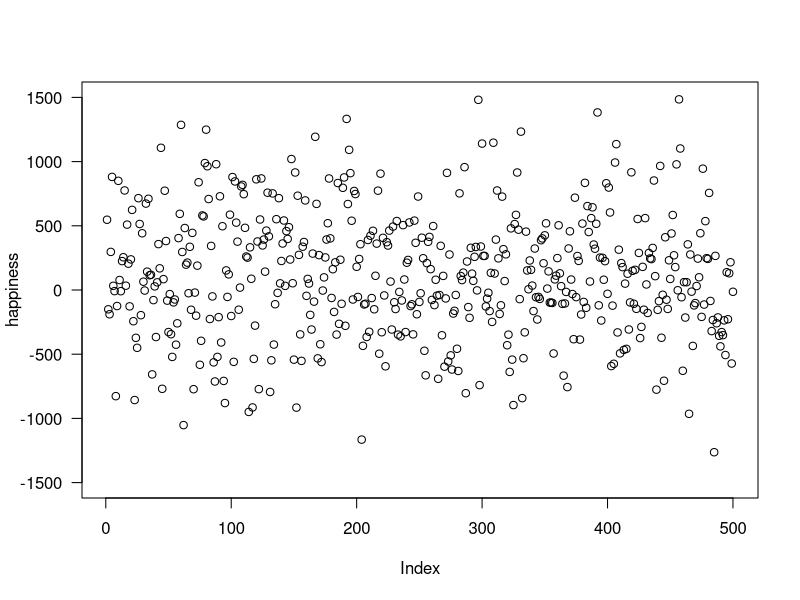
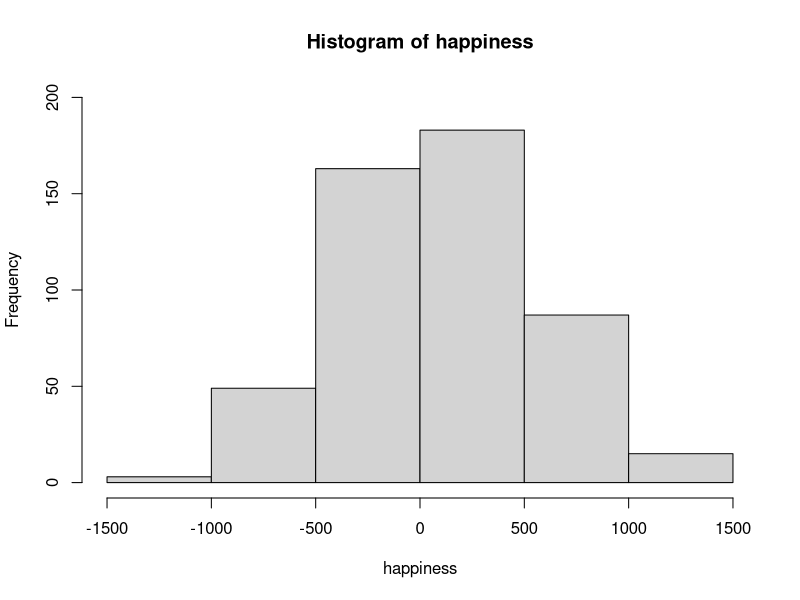
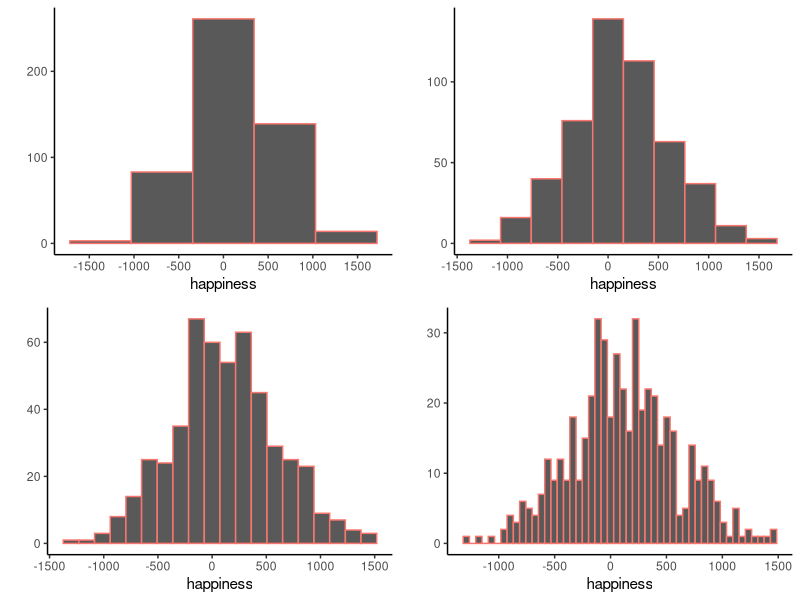
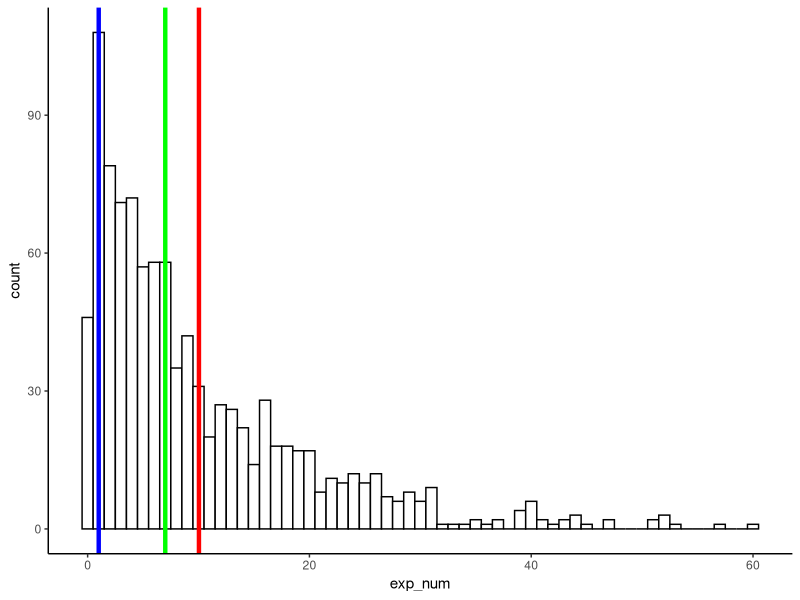
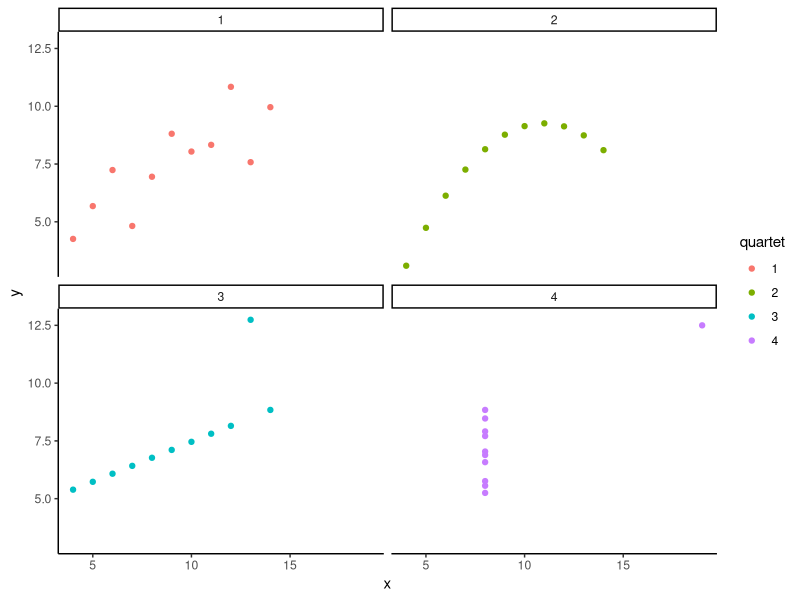

Write the R code that produced these figures, in order.
## ---- chunk 1
happiness<-rnorm(500,100,500)
knitr::kable(matrix(round(happiness),ncol=10,nrow=50))
## ---- chunk 2
plot(happiness,ylim=c(-1500,1500),las=1)
## ---- chunk 3
hist(happiness,breaks=6,ylim=c(0,200),xlim=(c(-1500,1500)))
## ---- chunk 4

library(ggplot2)
library(ggpubr)

g1 <- qplot(x=happiness, color="white", bins=5)+
  theme_classic()+
  scale_x_continuous(breaks=seq(-1500, 1500, 500))+
  theme(legend.position="none")

g2 <- qplot(x=happiness, color="white", bins=10)+
  theme_classic()+
  scale_x_continuous(breaks=seq(-1500, 1500, 500))+
  theme(legend.position="none")

g3 <- qplot(x=happiness, color="white", bins=20)+
  theme_classic()+
  scale_x_continuous(breaks=seq(-1500, 1500, 500))+
  theme(legend.position="none")

g4 <- qplot(x=happiness, color="white", bins=50)+
  theme_classic()+
  scale_x_continuous(breaks=seq(-1500, 1500, 500))+
  theme(legend.position="none")

ggarrange(g1, g2, g3, g4, ncol=2, nrow=2)

## ---- chunk 5
library(ggplot2)

# need to get used to the fact that r doesn't have a builtin mode function...
my_mode <- function(x) {
  ux <- unique(x)
  ux[which.max(tabulate(match(x, ux)))]
}

exp_num<-round(rexp(1000,.1),digits=0)

# from qplot to ggplot so bins line up
df_exp = data.frame(exp_num)
ggplot(df_exp, aes(x = exp_num)) + geom_histogram(binwidth = 1,color="black", fill="white") +
    geom_vline(xintercept=mean(exp_num), color="red", size=1.5)+
  geom_vline(xintercept=median(exp_num), color="green", size=1.5)+
  geom_vline(xintercept=my_mode(exp_num), color="blue", size=1.5)+
  theme_classic()

## ---- chunk 6
numbers<-c(1, 3, 4, 5, 5, 6, 7, 8, 9, 24)
mat<-matrix(rep(numbers,10),ncol=10)
differences<-t(mat)-numbers
row.names(differences)<-numbers
colnames(differences)<-numbers
knitr::kable(differences,row.names=T)

## ---- chunk 7
numbers<-c(1, 2,3)
mat<-matrix(rep(numbers,3),ncol=3)
differences<-t(mat)-numbers
row.names(differences)<-numbers
colnames(differences)<-numbers
knitr::kable(differences, row.names=T)
## ---- chunk 8
library(dplyr)
scores<-1:6
values<-c(1,6,4,2,6,8)
mean_scores<-mean(values)
Difference_from_Mean<-values-mean_scores
the_df<-data.frame(scores,values,mean=rep(mean_scores,6),Difference_from_Mean)

the_df <- the_df %>%
  rbind(c("Sums",colSums(the_df[1:6,2:4]))) %>%
  rbind(c("Means",colMeans(the_df[1:6,2:4])))
knitr::kable(the_df)

## ---- chunk 9
scores<-1:6
values<-c(1,6,4,2,6,8)
mean_scores<-mean(values)
Difference_from_Mean<-values-mean_scores
Squared_Deviations <- Difference_from_Mean^2
the_df<-data.frame(scores,values,mean=rep(mean_scores,6),Difference_from_Mean,Squared_Deviations)

the_df <- the_df %>%
  rbind(c("Sums",colSums(the_df[1:6,2:5]))) %>%
  rbind(c("Means",colMeans(the_df[1:6,2:5])))
knitr::kable(the_df)

## ---- chunk 10
scores<-1:6
values<-c(1,6,4,2,6,8)
mean_scores<-mean(values)
Difference_from_Mean<-values-mean_scores
Squared_Deviations <- Difference_from_Mean^2
the_df<-data.frame(scores,values,mean=rep(mean_scores,6),Difference_from_Mean,Squared_Deviations)

the_df <- the_df %>%
  rbind(c("Sums",colSums(the_df[1:6,2:5]))) %>%
  rbind(c("Means",colMeans(the_df[1:6,2:5])))
knitr::kable(the_df)

## ---- chunk 11
scores<-1:6
values<-c(1,6,4,2,6,8)
mean_scores<-mean(values)
Difference_from_Mean<-values-mean_scores
Absolute_Deviations <- abs(Difference_from_Mean)
the_df<-data.frame(scores,values,mean=rep(mean_scores,6),Difference_from_Mean,Absolute_Deviations)

the_df <- the_df %>%
  rbind(c("Sums",colSums(the_df[1:6,2:5]))) %>%
  rbind(c("Means",colMeans(the_df[1:6,2:5])))
knitr::kable(the_df)

## ---- chunk 12
library(data.table)
ac <- fread("data/anscombe.txt")
ac<-as.data.frame(ac)

ac_long<-data.frame(x=c(ac[,1],
                        ac[,3],
                        ac[,5],
                        ac[,7]),
                    y=c(ac[,2],
                        ac[,4],
                        ac[,6],
                        ac[,8]),
                    quartet = as.factor(rep(1:4,each=11))
                        )

ggplot(ac_long, aes(x=x, y=y, color=quartet))+
  geom_point()+
  theme_classic()+
  facet_wrap(~quartet)


## ---- chunk 13
library(dplyr)

ac_long_summary <- ac_long %>%
                    dplyr::group_by(quartet) %>%
                    dplyr::summarise(mean_x = mean(x),
                              var_x = var(x),
                              mean_y = mean(y),
                              var_y = var(y))

knitr::kable(ac_long_summary)

